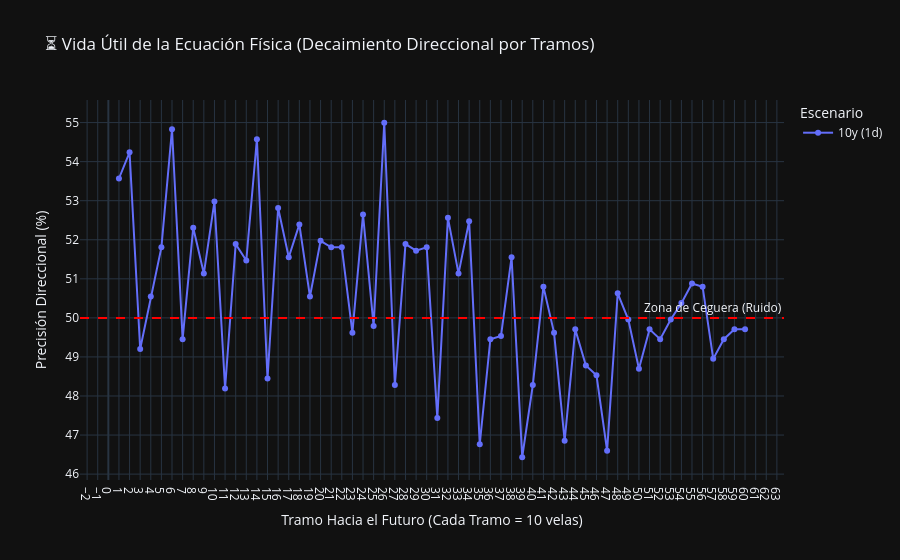

Write notebook code for a chart like this one.
### Markdown cell above
### ⏳ Módulo 3: La Curva de Decaimiento Predictivo (The Decay Curve)
¿Hasta qué punto en el futuro la ecuación física pierde su fuerza de gravedad y es superada por el ruido del mercado? 
Aquí graficamos la caída de la precisión por **Tramos de 10 Velas** (del Tramo 1 al Tramo 15).

### Code cell
if not df_clean.empty:
    hit_cols = [f'Hit_B{i}' for i in range(1, 61)]
    
    # Promedio global según el Escenario (Periodo + Intervalo)
    decay_df = df_clean.groupby('Escenario')[hit_cols].mean().reset_index()
    
    # Transponer los datos (Melt) para que Plotly pueda dibujar la serie de tiempo
    decay_melted = pd.melt(decay_df, id_vars=['Escenario'], value_vars=hit_cols, 
                           var_name='Bloque_Futuro', value_name='Hit_Ratio')
    
    # Extraer el número de Tramo para el Eje X (1 al 15)
    decay_melted['Hit_Ratio'] = decay_melted['Hit_Ratio'] * 100
    decay_melted['Tramo_Futuro'] = decay_melted['Bloque_Futuro'].str.extract('(\d+)').astype(int)
    
    fig = px.line(decay_melted, x='Tramo_Futuro', y='Hit_Ratio', color='Escenario', markers=True,
                  title="⏳ Vida Útil de la Ecuación Física (Decaimiento Direccional por Tramos)",
                  labels={'Tramo_Futuro': 'Tramo Hacia el Futuro (Cada Tramo = 10 velas)', 'Hit_Ratio': 'Precisión Direccional (%)'})
    
    fig.add_hline(y=50, line_dash="dash", line_color="red", annotation_text="Zona de Ceguera (Ruido)")
    fig.update_xaxes(dtick=1) # Mostrar todos los números del 1 al 15 en el eje X
    fig.update_layout(template='plotly_dark')
    fig.show()

### Figure 1 — Plotly figure (JSON) as saved in the notebook; plotly's stock layout.template omitted (floating-point values rounded to 4 significant figures)
{"data": [{"hovertemplate": "Escenario=10y (1d)<br>Tramo Hacia el Futuro (Cada Tramo = 10 velas)=%{x}<br>Precisión Direccional (%)=%{y}<extra></extra>", "legendgroup": "10y (1d)", "line": {"color": "#636efa", "dash": "solid"}, "marker": {"symbol": "circle"}, "mode": "lines+markers", "name": "10y (1d)", "orientation": "v", "showlegend": true, "type": "scatter", "x": [1, 2, 3, 4, 5, 6, 7, 8, 9, 10, 11, 12, 13, 14, 15, 16, 17, 18, 19, 20, 21, 22, 23, 24, 25, 26, 27, 28, 29, 30, 31, 32, 33, 34, 35, 36, 37, 38, 39, 40, 41, 42, 43, 44, 45, 46, 47, 48, 49, 50, 51, 52, 53, 54, 55, 56, 57, 58, 59, 60], "xaxis": "x", "y": [53.57, 54.24, 49.2, 50.55, 51.81, 54.83, 49.45, 52.31, 51.13, 52.98, 48.19, 51.89, 51.47, 54.58, 48.45, 52.81, 51.55, 52.39, 50.55, 51.97, 51.81, 51.81, 49.62, 52.64, 49.79, 55.0, 48.28, 51.89, 51.72, 51.81, 47.44, 52.56, 51.13, 52.48, 46.77, 49.45, 49.54, 51.55, 46.43, 48.28, 50.8, 49.62, 46.85, 49.71, 48.78, 48.53, 46.6, 50.63, 49.96, 48.7, 49.71, 49.45, 49.96, 50.38, 50.88, 50.8, 48.95, 49.45, 49.71, 49.71], "yaxis": "y"}], "layout": {"annotations": [{"showarrow": false, "text": "Zona de Ceguera (Ruido)", "x": 1, "xanchor": "right", "xref": "x domain", "y": 50, "yanchor": "bottom", "yref": "y"}], "legend": {"title": {"text": "Escenario"}, "tracegroupgap": 0}, "shapes": [{"line": {"color": "red", "dash": "dash"}, "type": "line", "x0": 0, "x1": 1, "xref": "x domain", "y0": 50, "y1": 50, "yref": "y"}], "title": {"text": "⏳ Vida Útil de la Ecuación Física (Decaimiento Direccional por Tramos)"}, "xaxis": {"anchor": "y", "domain": [0, 1], "dtick": 1, "title": {"text": "Tramo Hacia el Futuro (Cada Tramo = 10 velas)"}}, "yaxis": {"anchor": "x", "domain": [0, 1], "title": {"text": "Precisión Direccional (%)"}}}}
